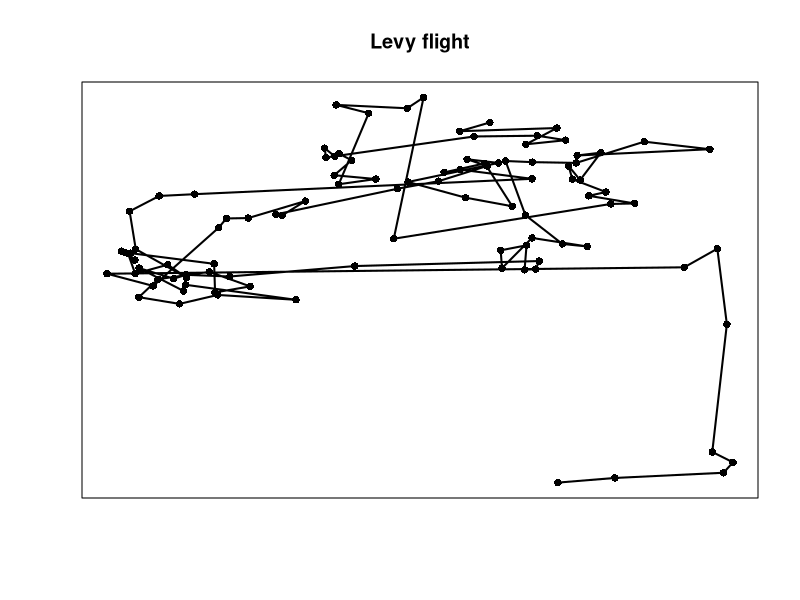
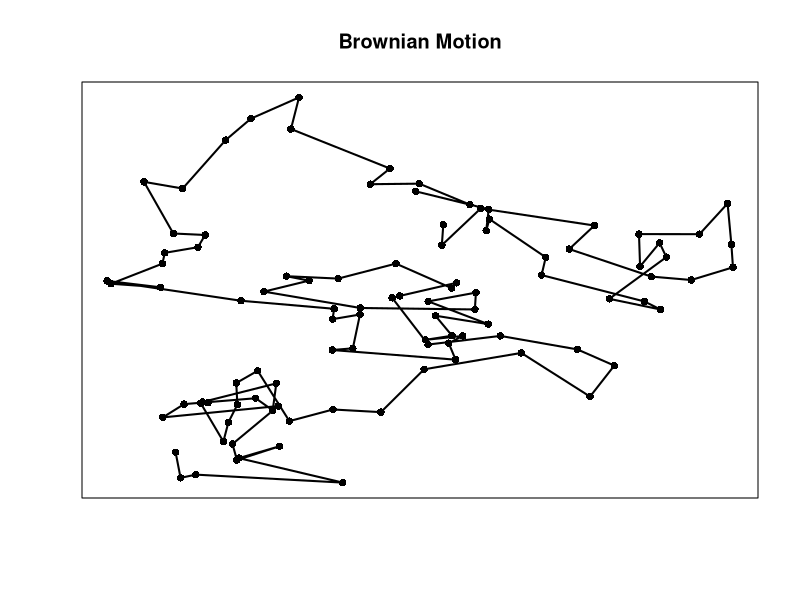
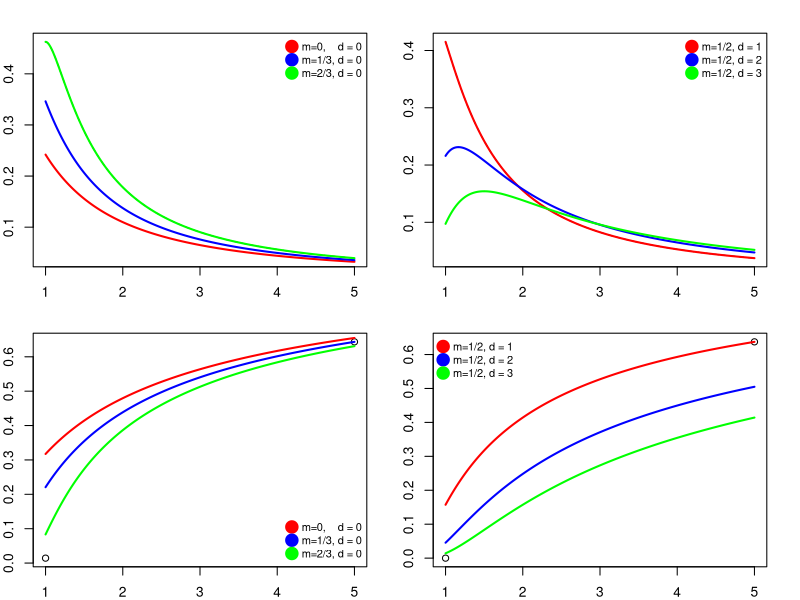

Here is the R script that generated these plots, in order: (Note: this script raises an error after producing the figures.)
library(rmutil)

plorBrow <- function (n = 100) {
  plot(cumsum(rnorm(n)), cumsum(rnorm(n)), 
       type = "o", pch = 16, lwd = 2,
       xlab = "", ylab = "", 
       axes = FALSE,
       main = "Brownian Motion")
  box()
}

plotLevy <- function(n = 100) {
  plot(cumsum(rt(n, df=2)), cumsum(rt(n, df=2)), 
       type = "o", pch = 16, lwd = 2,
       xlab = "", ylab = "", 
       axes = FALSE,
       main = "Levy flight")
  box()
}

plotLevy()
plorBrow()

par(mar=c(2,2,2,2))
op<-par(mfrow=c(2,2))

x <- seq(1, 5, length=1000)
plot (x, dlevy(x, 2/3), type="l", lty=2)
lines(x, dlevy(x), lwd=2, col="red")
lines(x, dlevy(x, 1/3), lwd=2, col="blue")
lines(x, dlevy(x, 2/3), lwd=2, col="green")
legend("topright", 
       legend = c("m=0,    d = 0", 
                  "m=1/3, d = 0",
                  "m=2/3, d = 0"), 
       col = c("red", "blue", "green"), 
       pch = c(19,19, 19), 
       bty = "n", 
       pt.cex = 2, 
       cex = 0.8)

plot (x, dlevy(x, 1/2, 1), type="l", lty=2)
lines(x, dlevy(x, 1/2, 1), lwd=2, col="red")
lines(x, dlevy(x, 1/2, 2), lwd=2, col="blue")
lines(x, dlevy(x, 1/2, 3), lwd=2, col="green")
legend("topright", 
       legend = c("m=1/2, d = 1", 
                  "m=1/2, d = 2",
                  "m=1/2, d = 3"), 
       col = c("red", "blue", "green"), 
       pch = c(19,19, 19), 
       bty = "n", 
       pt.cex = 2, 
       cex = 0.8)

plot (c(1,5), c(plevy(1, 1/2, 3), plevy(5, 1/3)), lty=2)
lines(x, plevy(x), lwd=2, col="red")
lines(x, plevy(x, 1/3), lwd=2, col="blue")
lines(x, plevy(x, 2/3), lwd=2, col="green")
legend("bottomright", 
       legend = c("m=0,    d = 0", 
                  "m=1/3, d = 0",
                  "m=2/3, d = 0"), 
       col = c("red", "blue", "green"), 
       pch = c(19,19, 19), 
       bty = "n", 
       pt.cex = 2, 
       cex = 0.8)

plot (c(1,5), c(0, plevy(5, 1/2, 1)), lty=2)
lines(x, plevy(x, 1/2, 1), lwd=2, col="red")
lines(x, plevy(x, 1/2, 2), lwd=2, col="blue")
lines(x, plevy(x, 1/2, 3), lwd=2, col="green")
legend("topleft", 
       legend = c("m=1/2, d = 1", 
                  "m=1/2, d = 2",
                  "m=1/2, d = 3"), 
       col = c("red", "blue", "green"), 
       pch = c(19,19, 19), 
       bty = "n", 
       pt.cex = 2, 
       cex = 0.8)

legend()
par(op)
